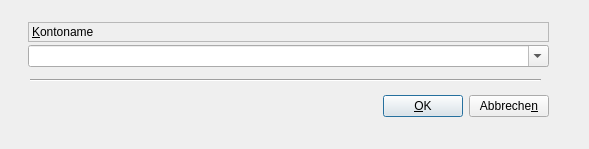
<ui version="4.0" >
 <author></author>
 <comment></comment>
 <exportmacro></exportmacro>
 <class>TransactionDialog</class>
 <widget class="QDialog" name="TransactionDialog" >
  <property name="geometry" >
   <rect>
    <x>0</x>
    <y>0</y>
    <width>589</width>
    <height>149</height>
   </rect>
  </property>
  <property name="sizePolicy" >
   <sizepolicy>
    <hsizetype>0</hsizetype>
    <vsizetype>0</vsizetype>
    <horstretch>0</horstretch>
    <verstretch>0</verstretch>
   </sizepolicy>
  </property>
  <property name="minimumSize" >
   <size>
    <width>585</width>
    <height>140</height>
   </size>
  </property>
  <property name="baseSize" >
   <size>
    <width>585</width>
    <height>140</height>
   </size>
  </property>
  <property name="focusPolicy" >
   <enum>Qt::StrongFocus</enum>
  </property>
  <property name="windowTitle" >
   <string>Füge Transaktion hinzu...</string>
  </property>
  <property name="sizeGripEnabled" >
   <bool>false</bool>
  </property>
  <property name="modal" >
   <bool>true</bool>
  </property>
  <widget class="QWidget" name="layoutWidget" >
   <property name="geometry" >
    <rect>
     <x>30</x>
     <y>90</y>
     <width>519</width>
     <height>33</height>
    </rect>
   </property>
   <layout class="QHBoxLayout" >
    <property name="margin" >
     <number>0</number>
    </property>
    <property name="spacing" >
     <number>6</number>
    </property>
    <item>
     <spacer>
      <property name="orientation" >
       <enum>Qt::Horizontal</enum>
      </property>
      <property name="sizeHint" >
       <size>
        <width>131</width>
        <height>31</height>
       </size>
      </property>
     </spacer>
    </item>
    <item>
     <widget class="QPushButton" name="okButton" >
      <property name="text" >
       <string>&amp;OK</string>
      </property>
     </widget>
    </item>
    <item>
     <widget class="QPushButton" name="cancelButton" >
      <property name="text" >
       <string>Abbreche&amp;n</string>
      </property>
     </widget>
    </item>
   </layout>
  </widget>
  <widget class="Line" name="line" >
   <property name="geometry" >
    <rect>
     <x>30</x>
     <y>70</y>
     <width>511</width>
     <height>20</height>
    </rect>
   </property>
   <property name="orientation" >
    <enum>Qt::Horizontal</enum>
   </property>
  </widget>
  <widget class="QComboBox" name="kontoCombo" >
   <property name="geometry" >
    <rect>
     <x>28</x>
     <y>45</y>
     <width>521</width>
     <height>22</height>
    </rect>
   </property>
   <property name="sizePolicy" >
    <sizepolicy>
     <hsizetype>7</hsizetype>
     <vsizetype>0</vsizetype>
     <horstretch>0</horstretch>
     <verstretch>0</verstretch>
    </sizepolicy>
   </property>
   <property name="editable" >
    <bool>true</bool>
   </property>
   <property name="insertPolicy" >
    <enum>QComboBox::NoInsert</enum>
   </property>
  </widget>
  <widget class="QLabel" name="kontoLabel" >
   <property name="geometry" >
    <rect>
     <x>28</x>
     <y>22</y>
     <width>521</width>
     <height>20</height>
    </rect>
   </property>
   <property name="sizePolicy" >
    <sizepolicy>
     <hsizetype>7</hsizetype>
     <vsizetype>5</vsizetype>
     <horstretch>0</horstretch>
     <verstretch>0</verstretch>
    </sizepolicy>
   </property>
   <property name="frameShape" >
    <enum>QFrame::StyledPanel</enum>
   </property>
   <property name="frameShadow" >
    <enum>QFrame::Raised</enum>
   </property>
   <property name="text" >
    <string>&amp;Kontoname</string>
   </property>
   <property name="buddy" >
    <cstring>kontoCombo</cstring>
   </property>
  </widget>
 </widget>
 <pixmapfunction></pixmapfunction>
 <tabstops>
  <tabstop>kontoCombo</tabstop>
  <tabstop>okButton</tabstop>
  <tabstop>cancelButton</tabstop>
 </tabstops>
 <resources/>
 <connections>
  <connection>
   <sender>okButton</sender>
   <signal>clicked()</signal>
   <receiver>TransactionDialog</receiver>
   <slot>accept()</slot>
   <hints>
    <hint type="sourcelabel" >
     <x>454</x>
     <y>96</y>
    </hint>
    <hint type="destinationlabel" >
     <x>96</x>
     <y>147</y>
    </hint>
   </hints>
  </connection>
  <connection>
   <sender>cancelButton</sender>
   <signal>clicked()</signal>
   <receiver>TransactionDialog</receiver>
   <slot>reject()</slot>
   <hints>
    <hint type="sourcelabel" >
     <x>547</x>
     <y>96</y>
    </hint>
    <hint type="destinationlabel" >
     <x>179</x>
     <y>147</y>
    </hint>
   </hints>
  </connection>
 </connections>
</ui>
